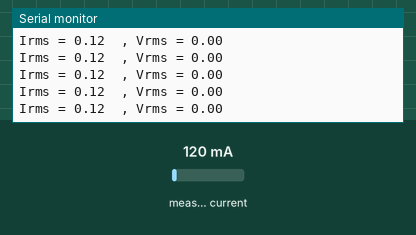
Simulated run of this sketch. Board: Arduino Uno, built with avr-gcc and run on an emulated ATmega328P. Parts: the last lines printed to the serial monitor. The inputs (shaded band) are chosen by the test bench; at power-on: measured current 120 mA.

Above: at 1.2 s.
1.3 s: measured current set to 40 mA
At 1.58 s:
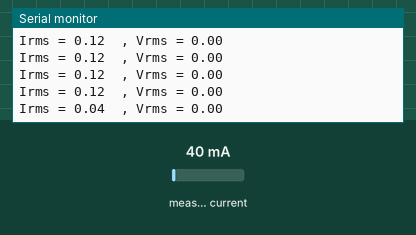
2.8 s: measured current set to 500 mA
At 2.83 s:
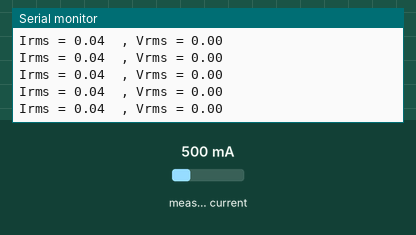
Timing chart, 0 to 5.8 s (numbered marks = the images above; inputs shaded):
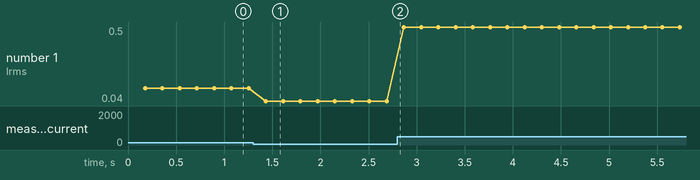

Measured:
- after the input at 1.3 s, the serial monitor: prints a new line after 0.13 s (image 1)
- plotted number 1: 0.12 → 0.04 after the input at 1.3 s, 0.04 → 0.5 after the input at 2.8 s

The sketch:

SCT013-000_Sample_code.ino
```cpp
/*
  e-Gizmo SCT013-000 Non-invasive Split-core
  Current transformer Sample code

  To get the value of Irms and Vrms, display on the
  Serial Monitor.
  Using EmonLib.h library for SCT013.

  Modified by
  e-Gizmo Mechatronix Central
  http://www.e-gizmo.com
  June 9, 2017

*/
#include "EmonLib.h"           // Include Emon Library
EnergyMonitor emon1;           // Create an instance
void setup()
 {
 Serial.begin(9600);
 emon1.voltage(2, 185, 1.7);  // Voltage: input pin, calibration, phase_shift
 emon1.current(1, 111.1); // Current: input pin, calibration.
 }
void loop() {
double Irms = emon1.calcIrms(1480); // Calculate Irms only
double Vrms = emon1.calcVrms(1480); // Calculate Vrms only
Serial.print("Irms = ");
Serial.print(Irms); // Irms
Serial.print("  , ");
Serial.print("Vrms = ");
Serial.println(Vrms*2); // Vrms
}
```
